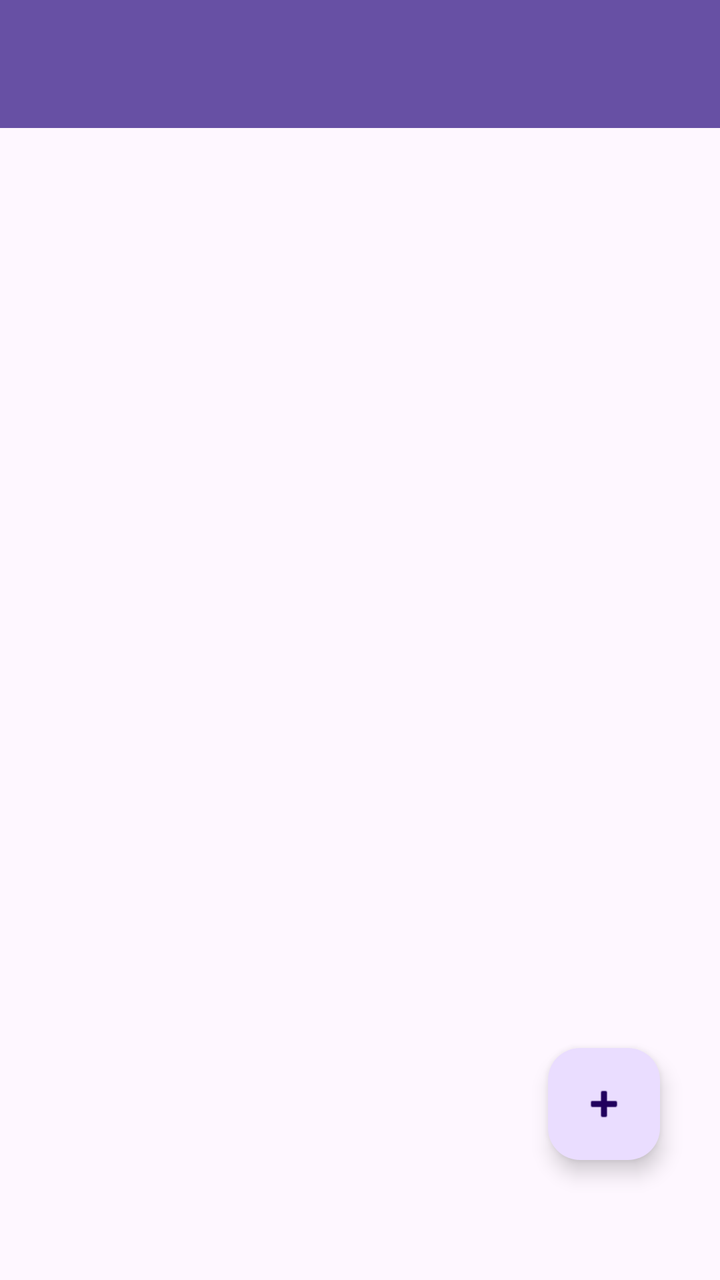
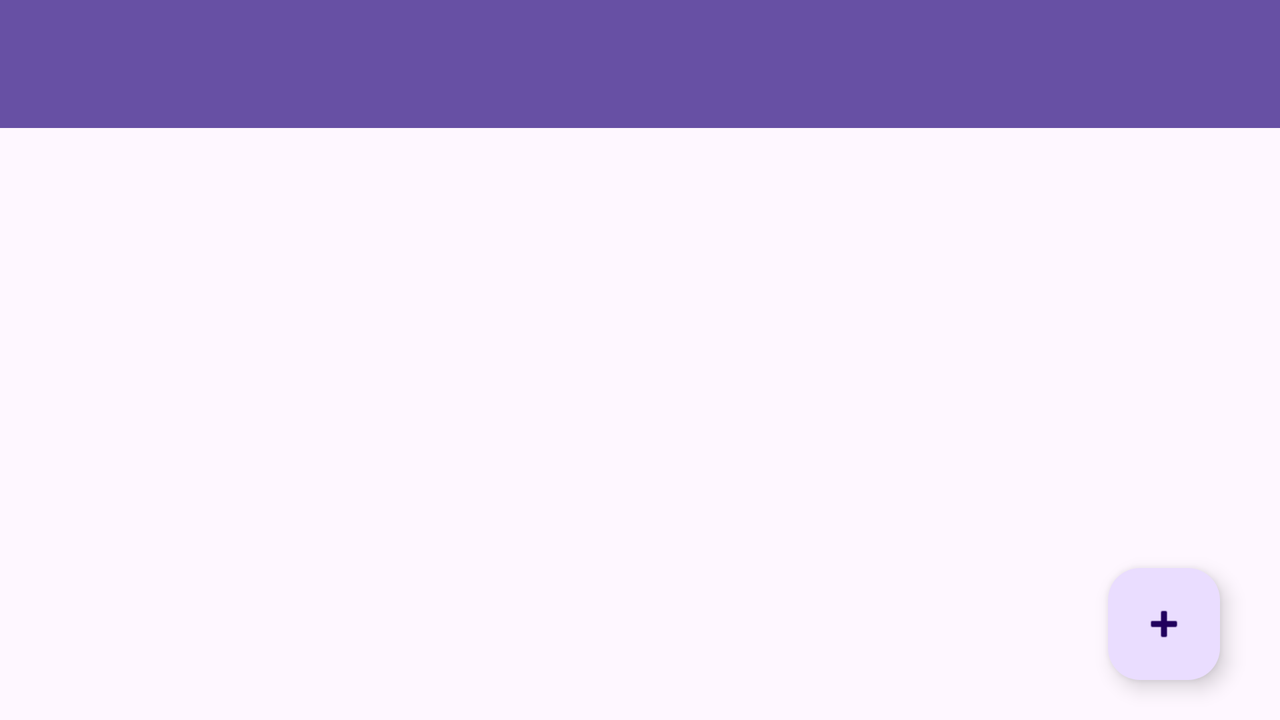

First picture: res/layout/ on a phone held upright. Second picture: the repository's own variant of that layout, on a device whose configuration matches the variant's folder. Source for both follows.
<!-- AndroidManifest.xml: application theme Theme.RemindR -->
<!-- res/layout/activity_home.xml -->
<?xml version="1.0" encoding="utf-8"?>
<androidx.constraintlayout.widget.ConstraintLayout xmlns:android="http://schemas.android.com/apk/res/android"
    xmlns:app="http://schemas.android.com/apk/res-auto"
    xmlns:tools="http://schemas.android.com/tools"
    android:id="@+id/main"
    android:layout_width="match_parent"
    android:layout_height="match_parent"
    tools:context=".HomeActivity">

    <androidx.viewpager2.widget.ViewPager2
        android:id="@+id/viewPager"
        android:layout_width="match_parent"
        android:layout_height="wrap_content"
        android:scrollbars="vertical"
        app:layout_constraintBottom_toBottomOf="parent"
        app:layout_constraintTop_toTopOf="parent"
        app:layout_constraintVertical_bias="0.406"
        tools:layout_editor_absoluteX="0dp" />

    <androidx.appcompat.widget.Toolbar
        android:id="@+id/toolbar"
        android:layout_width="0dp"
        android:layout_height="?attr/actionBarSize"
        android:background="?attr/colorPrimary"
        android:theme="@style/ThemeOverlay.AppCompat.Dark.ActionBar"
        app:layout_constraintTop_toTopOf="parent"
        app:layout_constraintStart_toStartOf="parent"
        app:layout_constraintEnd_toEndOf="parent" />

    <TextView
        android:id="@+id/emptyTextView"
        android:layout_width="0dp"
        android:layout_height="wrap_content"
        android:text="Nincs előfizetésed. Kattints a + gombra egy új hozzáadásához!"
        android:textSize="18sp"
        android:textColor="@android:color/darker_gray"
        android:gravity="center"
        android:visibility="gone"
        android:textAlignment="center"
        android:padding="16dp"
        app:layout_constraintTop_toBottomOf="@+id/toolbar"
        app:layout_constraintBottom_toTopOf="@+id/fabAdd"
        app:layout_constraintStart_toStartOf="parent"
        app:layout_constraintEnd_toEndOf="parent" />

    <com.google.android.material.floatingactionbutton.FloatingActionButton
        android:id="@+id/fabAdd"
        android:layout_width="wrap_content"
        android:layout_height="wrap_content"
        android:layout_marginBottom="60dp"
        android:layout_marginEnd="30dp"
        android:src="@android:drawable/ic_input_add"
        app:layout_constraintBottom_toBottomOf="parent"
        app:layout_constraintEnd_toEndOf="parent"
        />


</androidx.constraintlayout.widget.ConstraintLayout>
<!-- resources referenced by this layout -->
<resources>
  <style name="Theme.RemindR" parent="Base.Theme.RemindR" />
  <style name="Base.Theme.RemindR" parent="Theme.Material3.DayNight.NoActionBar">
          
          
      </style>
</resources>
<!-- res/layout-land/activity_home.xml (the repository's variant of the layout above) -->
<!-- drawn on the phone turned sideways -->
<?xml version="1.0" encoding="utf-8"?>
<androidx.constraintlayout.widget.ConstraintLayout xmlns:android="http://schemas.android.com/apk/res/android"
    xmlns:app="http://schemas.android.com/apk/res-auto"
    xmlns:tools="http://schemas.android.com/tools"
    android:id="@+id/main"
    android:layout_width="match_parent"
    android:layout_height="match_parent"
    tools:context=".HomeActivity">

    <androidx.viewpager2.widget.ViewPager2
        android:id="@+id/viewPager"
        android:layout_width="match_parent"
        android:layout_height="wrap_content"
        android:scrollbars="vertical"
        app:layout_constraintBottom_toTopOf="@+id/fabAdd"
        app:layout_constraintTop_toBottomOf="@+id/toolbar" />

    <androidx.appcompat.widget.Toolbar
        android:id="@+id/toolbar"
        android:layout_width="0dp"
        android:layout_height="?attr/actionBarSize"
        android:background="?attr/colorPrimary"
        android:theme="@style/ThemeOverlay.AppCompat.Dark.ActionBar"
        app:layout_constraintTop_toTopOf="parent"
        app:layout_constraintStart_toStartOf="parent"
        app:layout_constraintEnd_toEndOf="parent" />

    <TextView
        android:id="@+id/emptyTextView"
        android:layout_width="0dp"
        android:layout_height="wrap_content"
        android:text="Nincs előfizetésed. Kattints a + gombra egy új hozzáadásához!"
        android:textSize="18sp"
        android:textColor="@android:color/darker_gray"
        android:gravity="center"
        android:visibility="gone"
        android:textAlignment="center"
        android:padding="16dp"
        app:layout_constraintTop_toBottomOf="@+id/toolbar"
        app:layout_constraintBottom_toTopOf="@+id/fabAdd"
        app:layout_constraintStart_toStartOf="parent"
        app:layout_constraintEnd_toEndOf="parent" />

    <com.google.android.material.floatingactionbutton.FloatingActionButton
        android:id="@+id/fabAdd"
        android:layout_width="wrap_content"
        android:layout_height="wrap_content"
        android:layout_marginBottom="20dp"
        android:layout_marginEnd="30dp"
        android:src="@android:drawable/ic_input_add"
        app:layout_constraintBottom_toBottomOf="parent"
        app:layout_constraintEnd_toEndOf="parent"
        />


</androidx.constraintlayout.widget.ConstraintLayout>
